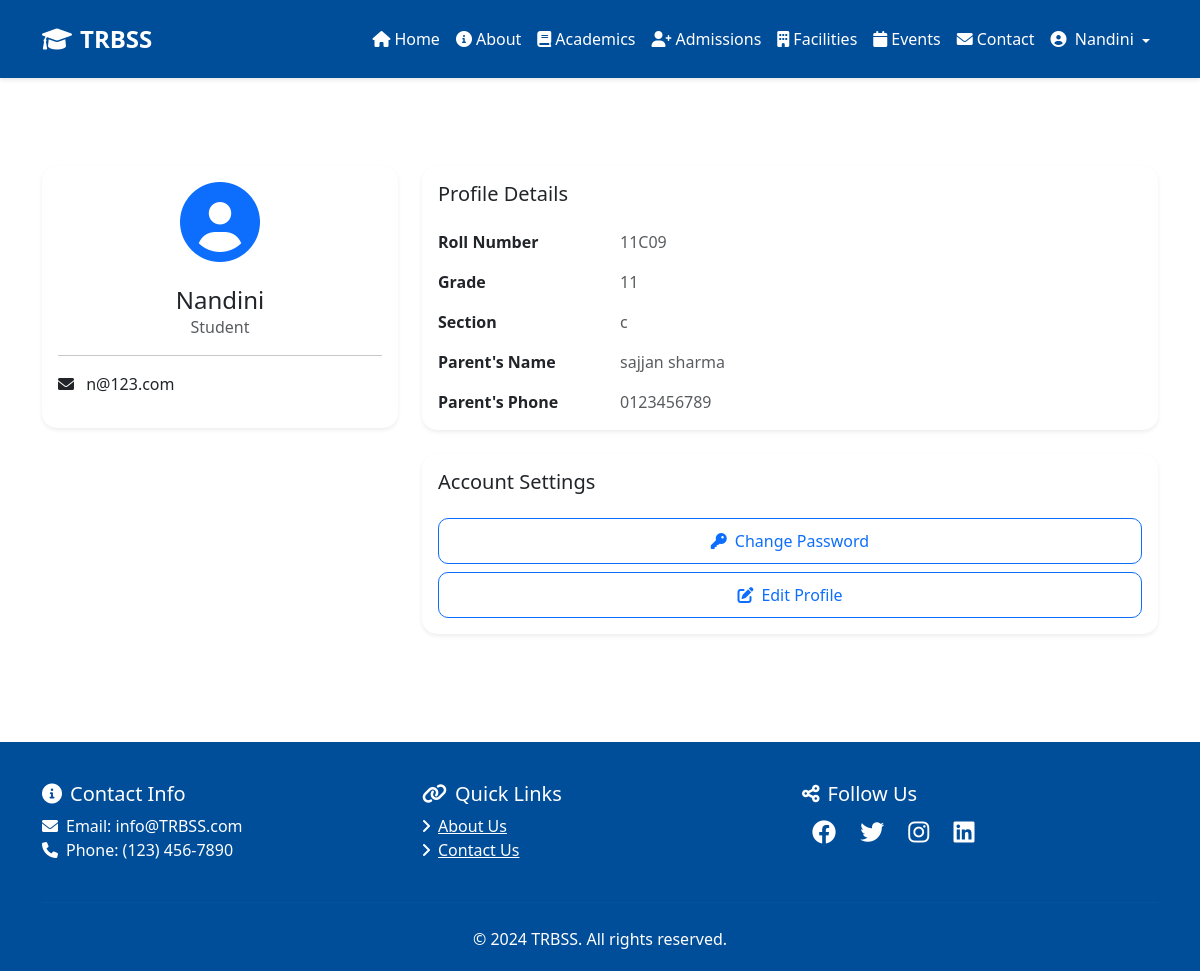
/profile/ (signed in), run on the app's committed database.
### main/models.py (models this page shows)
class User(AbstractUser):
    is_student = models.BooleanField(default=False)
    is_teacher = models.BooleanField(default=False)
    phone = models.CharField(max_length=15, blank=True)
    address = models.TextField(blank=True)

class Student(models.Model):
    user = models.OneToOneField(User, on_delete=models.CASCADE, primary_key=True)
    roll_number = models.CharField(max_length=20, unique=True)
    grade = models.CharField(max_length=10)
    section = models.CharField(max_length=1)
    parent_name = models.CharField(max_length=100)
    parent_phone = models.CharField(max_length=15)

### main/views.py (the view)
# urls.py: path('profile/', views.profile_view, name='profile'),
@login_required
def profile_view(request):
    context = {
        'user': request.user
    }
    if request.user.is_student:
        context['student'] = request.user.student
    elif request.user.is_teacher:
        context['teacher'] = request.user.teacher
    return render(request, 'main/profile.html', context)

### main/templates/main/profile.html (shortened to what this page needs)
{% extends 'main/base.html' %}
{% load static %}
{% block content %}
<div class="container py-5">
    <div class="row">
        <div class="col-md-4">
            <div class="card border-0 shadow-sm">
                <div class="card-body text-center">
                    <div class="mb-4">
                        <i class="fas fa-user-circle text-primary" style="font-size: 5rem;"></i>
                    </div>
                    <h4 class="mb-0">{{ user.get_full_name|default:user.username }}</h4>
                    <p class="text-muted">
                        {% if user.is_student %}Student
                        {% elif user.is_teacher %}Teacher
                        {% endif %}
                    </p>
                    <hr>
                    <div class="text-start">
                        <p><i class="fas fa-envelope me-2"></i> {{ user.email }}</p>
                    </div>
                </div>
            </div>
        </div>
        <div class="col-md-8">
            <div class="card border-0 shadow-sm">
                <div class="card-body">
                    <h5 class="card-title mb-4">Profile Details</h5>
                    {% if user.is_student %}
                    <div class="row mb-3">
                        <div class="col-sm-3">
                            <p class="mb-0"><strong>Roll Number</strong></p>
                        </div>
                        <div class="col-sm-9">
                            <p class="text-muted mb-0">{{ student.roll_number }}</p>
                        </div>
                    </div>
                    <div class="row mb-3">
                        <div class="col-sm-3">
                            <p class="mb-0"><strong>Grade</strong></p>
                        </div>
                        <div class="col-sm-9">
                            <p class="text-muted mb-0">{{ student.grade }}</p>
                        </div>
                    </div>
                    <div class="row mb-3">
                        <div class="col-sm-3">
                            <p class="mb-0"><strong>Section</strong></p>
                        </div>
                        <div class="col-sm-9">
                            <p class="text-muted mb-0">{{ student.section }}</p>
                        </div>
                    </div>
                    <div class="row mb-3">
                        <div class="col-sm-3">
                            <p class="mb-0"><strong>Parent's Name</strong></p>
                        </div>
                        <div class="col-sm-9">
                            <p class="text-muted mb-0">{{ student.parent_name }}</p>
                        </div>
                    </div>
                    <div class="row">
                        <div class="col-sm-3">
                            <p class="mb-0"><strong>Parent's Phone</strong></p>
                        </div>
                        <div class="col-sm-9">
                            <p class="text-muted mb-0">{{ student.parent_phone }}</p>
                        </div>
                    </div>
                    {% endif %}
                </div>
            </div>
            <div class="card border-0 shadow-sm mt-4">
                <div class="card-body">
                    <h5 class="card-title mb-4">Account Settings</h5>
                    <div class="d-grid gap-2">
                        <button class="btn btn-outline-primary" type="button" data-bs-toggle="modal" data-bs-target="#changePasswordModal">
                            <i class="fas fa-key me-2"></i>Change Password
                        </button>
                        <button class="btn btn-outline-primary" type="button" data-bs-toggle="modal" data-bs-target="#editProfileModal">
                            <i class="fas fa-edit me-2"></i>Edit Profile
                        </button>
                    </div>
                </div>
            </div>
        </div>
    </div>
</div>
{% endblock %}

### main/templates/main/base.html (shortened to what this page needs)
<!DOCTYPE html>
<html>
<head>
    <link href="https://cdn.jsdelivr.net/npm/bootstrap@5.3.0/dist/css/bootstrap.min.css" rel="stylesheet">
    <link rel="stylesheet" href="https://cdnjs.cloudflare.com/ajax/libs/font-awesome/6.0.0/css/all.min.css">
</head>
<body>
    <nav class="navbar navbar-expand-lg navbar-dark">
        <div class="container">
            <a class="navbar-brand" href="{% url 'home' %}">
                <i class="fas fa-graduation-cap me-2"></i>TRBSS
            </a>
            <div class="collapse navbar-collapse" id="navbarNav">
                <ul class="navbar-nav ms-auto mb-2 mb-lg-0">
                    <li class="nav-item">
                        <a class="nav-link" href="{% url 'home' %}">
                            <i class="fas fa-home me-1"></i>Home
                        </a>
                    </li>
                    <li class="nav-item">
                        <a class="nav-link" href="{% url 'about' %}">
                            <i class="fas fa-info-circle me-1"></i>About
                        </a>
                    </li>
                    <li class="nav-item">
                        <a class="nav-link" href="{% url 'academics' %}">
                            <i class="fas fa-book me-1"></i>Academics
                        </a>
                    </li>
                    <li class="nav-item">
                        <a class="nav-link" href="{% url 'admissions' %}">
                            <i class="fas fa-user-plus me-1"></i>Admissions
                        </a>
                    </li>
                    <li class="nav-item">
                        <a class="nav-link" href="{% url 'facilities' %}">
                            <i class="fas fa-building me-1"></i>Facilities
                        </a>
                    </li>
                    <li class="nav-item">
                        <a class="nav-link" href="{% url 'events' %}">
                            <i class="fas fa-calendar me-1"></i>Events
                        </a>
                    </li>
                    <li class="nav-item">
                        <a class="nav-link" href="{% url 'contact' %}">
                            <i class="fas fa-envelope me-1"></i>Contact
                        </a>
                    </li>
                    {% if user.is_authenticated %}
                        <li class="nav-item dropdown">
                            <a class="nav-link dropdown-toggle" href="#" id="navbarDropdown" role="button" data-bs-toggle="dropdown">
                                <i class="fas fa-user-circle me-1"></i>
                                {{ user.username }}
                            </a>
                        </li>
                    {% endif %}
                </ul>
            </div>
        </div>
    </nav>
    <div class="main-content">
        {% block content %}
        {% endblock %}
    </div>
    <footer class="footer">
        <div class="container">
            <div class="row">
                <div class="col-md-4">
                    <h5><i class="fas fa-info-circle me-2"></i>Contact Info</h5>
                    <p>
                        <i class="fas fa-envelope me-2"></i>Email: info@TRBSS.com<br>
                        <i class="fas fa-phone me-2"></i>Phone: (123) 456-7890
                    </p>
                </div>
                <div class="col-md-4">
                    <h5><i class="fas fa-link me-2"></i>Quick Links</h5>
                    <ul class="list-unstyled">
                        <li><a href="{% url 'about' %}" class="text-white"><i class="fas fa-angle-right me-2"></i>About Us</a></li>
                        <li><a href="{% url 'contact' %}" class="text-white"><i class="fas fa-angle-right me-2"></i>Contact Us</a></li>
                    </ul>
                </div>
                <div class="col-md-4">
                    <h5><i class="fas fa-share-alt me-2"></i>Follow Us</h5>
                    <div class="social-links">
                        <a href="#"><i class="fab fa-facebook"></i></a>
                        <a href="#"><i class="fab fa-twitter"></i></a>
                        <a href="#"><i class="fab fa-instagram"></i></a>
                        <a href="#"><i class="fab fa-linkedin"></i></a>
                    </div>
                </div>
            </div>
            <hr class="mt-4 mb-4" style="border-color: rgba(255,255,255,0.1);">
            <div class="text-center">
                <p class="mb-0">&copy; 2024 TRBSS. All rights reserved.</p>
            </div>
        </div>
    </footer>
</body>
</html>

### main/templates/main/base.html (style rules this page uses)
:root { --primary-color: #004d99; --secondary-color: #f8f9fa; }
.navbar { background-color: var(--primary-color); padding: 1rem 0; box-shadow: 0 2px 4px rgba(0,0,0,0.1); }
.navbar-brand { font-size: 1.5rem; font-weight: bold; }
.navbar-brand, .nav-link { color: white !important; transition: color 0.3s ease; }
.footer { background-color: var(--primary-color); color: white; padding: 40px 0 20px; position: relative; bottom: 0; width: 100%; }
.main-content { min-height: calc(100vh - 300px); padding: 40px 0; }
.card { transition: transform 0.3s ease; margin-bottom: 20px; box-shadow: 0 4px 6px rgba(0,0,0,0.1); }
.social-links a { color: white; margin: 0 10px; font-size: 1.5rem; transition: color 0.3s ease; }
.nav-item .dropdown-toggle::after { vertical-align: middle; }
.navbar-nav .nav-link { padding: 0.5rem 1rem; }

### main/templates/main/profile.html (style rules this page uses)
.card { border-radius: 15px; margin-bottom: 20px; }
.btn-outline-primary { border-radius: 10px; padding: 10px 20px; }

### data on the page
User: username "Nandini", get_full_name "Nandini", email "n@123.com"
Student: roll_number "11C09", grade "11", section "c", parent_name "sajjan sharma", parent_phone "0123456789"
